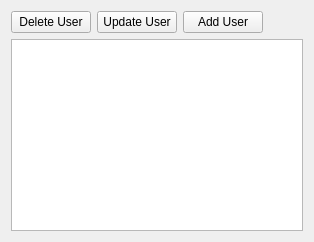
          <widget class="QWidget" name="UserTab">
           <attribute name="title">
            <string>Users</string>
           </attribute>
           <layout class="QVBoxLayout" name="verticalLayout_5">
            <item>
             <layout class="QHBoxLayout" name="horizontalLayout_6">
              <item>
               <widget class="QPushButton" name="deleteuserButton">
                <property name="text">
                 <string>Delete User</string>
                </property>
               </widget>
              </item>
              <item>
               <widget class="QPushButton" name="updateUserButton">
                <property name="text">
                 <string>Update User</string>
                </property>
               </widget>
              </item>
              <item>
               <widget class="QPushButton" name="addUserButton">
                <property name="text">
                 <string>Add User</string>
                </property>
               </widget>
              </item>
              <item>
               <spacer name="horizontalSpacer_6">
                <property name="orientation">
                 <enum>Qt::Horizontal</enum>
                </property>
                <property name="sizeHint" stdset="0">
                 <size>
                  <width>40</width>
                  <height>20</height>
                 </size>
                </property>
               </spacer>
              </item>
             </layout>
            </item>
            <item>
             <widget class="QTableView" name="userTableView"/>
            </item>
           </layout>
          </widget>
